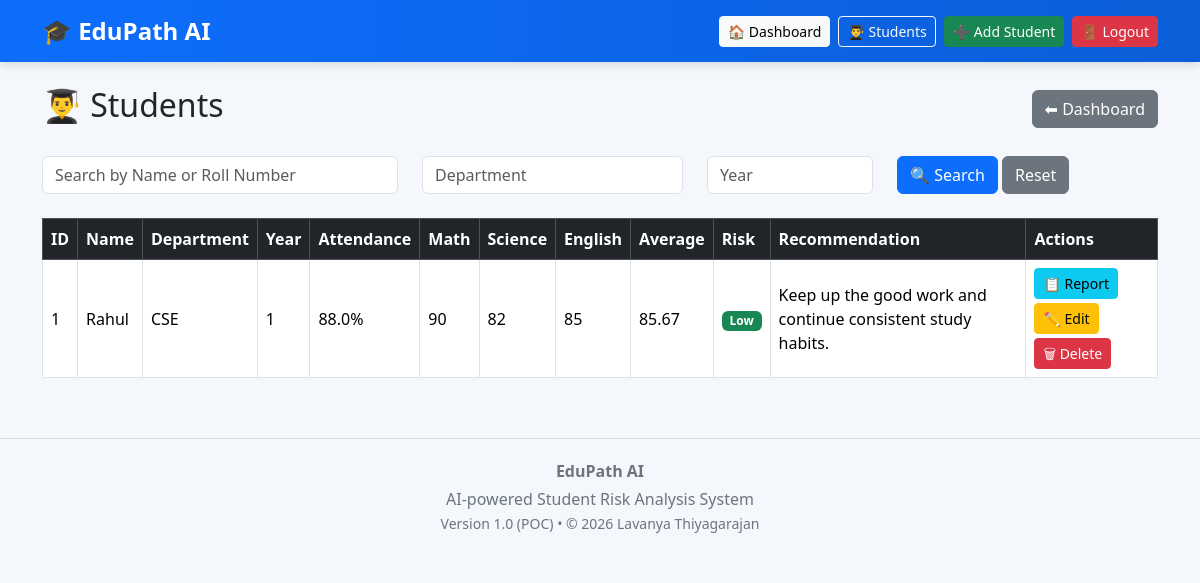
/students (signed in), run on the app's committed database.
### models.py (models this page shows)
class Student(db.Model):
    __tablename__ = "students"
    id = db.Column(db.Integer, primary_key=True)
    name = db.Column(db.String(100), nullable=False)
    department = db.Column(db.String(100), nullable=False)
    year = db.Column(db.Integer, nullable=False)
    roll_number = db.Column(db.String(20), unique=True, nullable=False)
    password = db.Column(db.String(100), nullable=False)
    attendance = db.Column(db.Float, default=100)
    math_marks = db.Column(db.Integer, default=0)
    science_marks = db.Column(db.Integer, default=0)
    english_marks = db.Column(db.Integer, default=0)
    assignments_completed = db.Column(db.Integer, default=0)
    late_submissions = db.Column(db.Integer, default=0)

### app.py (the view)
@app.route("/students")
def students():
    if "teacher" not in session:
        return redirect(url_for("login"))
    search = request.args.get("search", "")
    department = request.args.get("department", "")
    year = request.args.get("year", "")
    query = Student.query
    if search:
        query = query.filter(
            (Student.name.contains(search)) |
            (Student.roll_number.contains(search))
        )
    if department:
        query = query.filter_by(department=department)
    if year:
        query = query.filter_by(year=int(year))
    students = query.all()
    student_reports = []
    for student in students:
        report = analyze_student(student)
        student_reports.append({
            "student": student,
            "report": report
        })
    return render_template(
        "students.html",
        student_reports=student_reports,
        search=search,
        department=department,
        year=year
    )

### ai/risk_engine.py (called while the page is built)
def analyze_student(student):
    average = (
        student.math_marks +
        student.science_marks +
        student.english_marks
    ) / 3
    if student.attendance < 60 or average < 50:
        risk = "High"
        recommendation = (
            "Increase attendance, attend extra classes, "
            "and meet your faculty advisor."
        )
    elif student.attendance < 75 or average < 65:
        risk = "Medium"
        recommendation = (
            "Practice weak subjects and maintain regular attendance."
        )
    else:
        risk = "Low"
        recommendation = (
            "Keep up the good work and continue consistent study habits."
        )
    return {
        "average": round(average, 2),
        "risk": risk,
        "recommendation": recommendation
    }

### templates/students.html
{% extends "base.html" %}
{% block content %}
<div class="d-flex justify-content-between align-items-center mb-4">
    <h2>👨‍🎓 Students</h2>
    <a href="/teacher" class="btn btn-secondary">
        ⬅ Dashboard
    </a>
</div>
<form method="GET" class="row mb-4">
    <div class="col-md-4">
        <input type="text" class="form-control" name="search" placeholder="Search by Name or Roll Number"
            value="{{ search }}">
    </div>
    <div class="col-md-3">
        <input type="text" class="form-control" name="department" placeholder="Department" value="{{ department }}">
    </div>
    <div class="col-md-2">
        <input type="number" class="form-control" name="year" placeholder="Year" value="{{ year }}">
    </div>
    <div class="col-md-3">
        <button class="btn btn-primary">
            🔍 Search
        </button>
        <a href="/students" class="btn btn-secondary">
            Reset
        </a>
    </div>
</form>
<table class="table table-bordered table-hover align-middle">
    <thead class="table-dark">
        <tr>
            <th>ID</th>
            <th>Name</th>
            <th>Department</th>
            <th>Year</th>
            <th>Attendance</th>
            <th>Math</th>
            <th>Science</th>
            <th>English</th>
            <th>Average</th>
            <th>Risk</th>
            <th>Recommendation</th>
            <th>Actions</th>
        </tr>
    </thead>
    <tbody>
        {% for item in student_reports %}
        <tr>
            <td>{{ item.student.id }}</td>
            <td>{{ item.student.name }}</td>
            <td>{{ item.student.department }}</td>
            <td>{{ item.student.year }}</td>
            <td>{{ item.student.attendance }}%</td>
            <td>{{ item.student.math_marks }}</td>
            <td>{{ item.student.science_marks }}</td>
            <td>{{ item.student.english_marks }}</td>
            <td>{{ item.report.average }}</td>
            <td>
                {% if item.report.risk == "High" %}
                <span class="badge bg-danger">High</span>
                {% elif item.report.risk == "Medium" %}
                <span class="badge bg-warning text-dark">Medium</span>
                {% else %}
                <span class="badge bg-success">Low</span>
                {% endif %}
            </td>
            <td>{{ item.report.recommendation }}</td>
            <td>
                <a href="/student-report/{{ item.student.id }}" class="btn btn-info btn-sm mb-1">
                    📋 Report
                </a>
                <a href="/edit-student/{{ item.student.id }}" class="btn btn-warning btn-sm mb-1">
                    ✏️ Edit
                </a>
                <a href="/delete-student/{{ item.student.id }}" class="btn btn-danger btn-sm"
                    onclick="return confirm('Are you sure you want to delete this student?')">
                    🗑 Delete
                </a>
            </td>
        </tr>
        {% endfor %}
    </tbody>
</table>
{% endblock %}

### templates/base.html (style rules this page uses)
body { background: #f4f7fc; font-family: "Segoe UI", sans-serif; }
table { background: white; }

### data on the page
Student: student.id "1", student.name "Rahul", student.department "CSE", student.year "1", student.attendance "88.0", student.math_marks "90", student.science_marks "82", student.english_marks "85"

### other printed values
{{ item.report.average }} "85.67"
{{ item.report.recommendation }} "Keep up the good work and continue consistent study habits."
